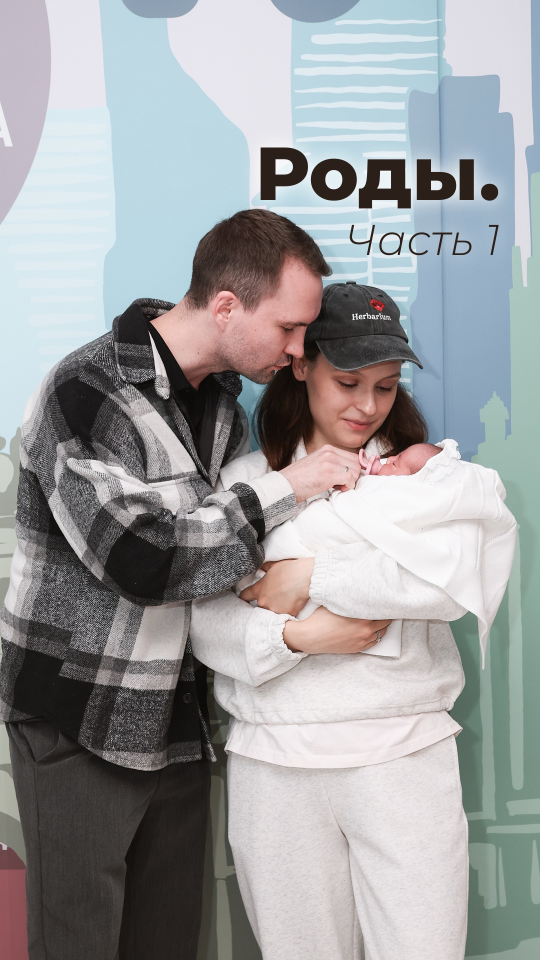
#> input picture reels/rody_part1_cover.jpg, 1080 x 1920 px (shown at 1/2 size)
$ python feed_unified.py ../reels/rody_part1_cover.jpg ../sling_cover.jpg ../reels_cover_mini_vlog.jpg ../reels_cover_mini_vlog.jpg
#> lines starting #> are read from the running program, lines starting #| are printed output that depends on the picture
### tools/feed_recover.py
"""@mcg.va — her real profile grid (two screenshots) re-shown with new unified covers: thin Montserrat caps + thin italic
over a warm photo (like «МАТЕРИНСТВО» / «Спасибо мужу»), or a cream paper card with the photo in a window.
Tiles are 438x584 (3:4) cut from the 1320x2868 screenshots; new text is drawn at 3x and scaled down.
  python3 -I feed_recover.py SHOT1 SHOT2 REPO_DIR OUT_DIR
"""
import os, sys, math
import numpy as np
from PIL import Image, ImageDraw, ImageFilter, ImageFont
HERE = os.path.dirname(os.path.abspath(__file__)); FD = os.path.join(HERE, "..", "fonts", "stories")
TW, TH, K = 438, 584, 3
COLS = [(0, 438), (441, 879), (882, 1320)]; ROW0 = (191, 207); STEP = 587
HAZE, CAPS_W = 0.45, 200
WHITE, INK, MOCHA, MILK = (255, 255, 255), (43, 31, 26), (107, 74, 56), (243, 236, 228)

def mont(size, w=200, it=False):
    f = ImageFont.truetype(os.path.join(FD, "Montserrat-Italic-VariableFont_wght.ttf" if it else "Montserrat-VariableFont_wght.ttf"), size)
    f.set_variation_by_axes([w]); return f

def tiles(shot, s):
#> called with shot = '../reels/rody_part1_cover.jpg', s = 0
    im = Image.open(shot).convert("RGB")
#> im is the input picture: PIL image 1080x1920 RGB; mean R, G, B 156.3, 157.9, 159.6
#> call 2 of tiles, with shot = '../sling_cover.jpg', s = 1
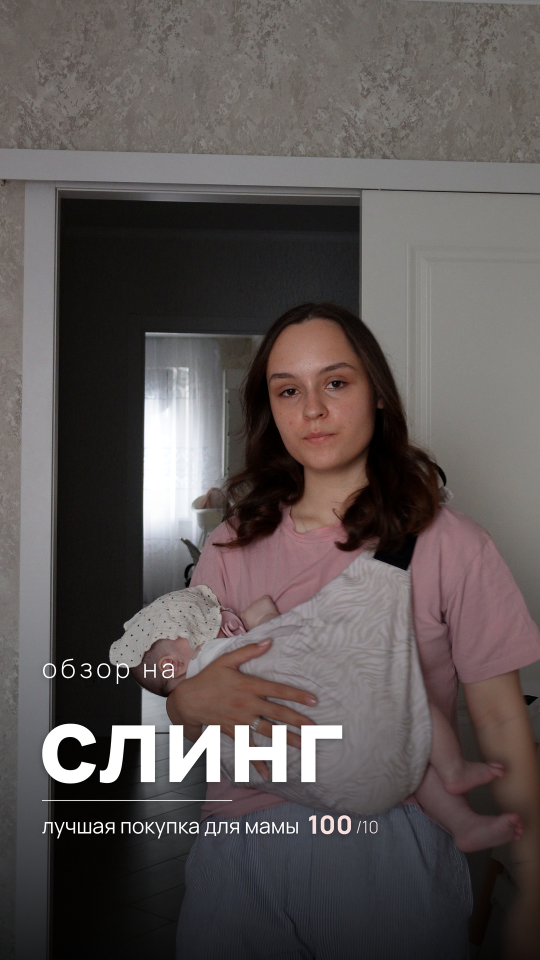
#> input picture sling_cover.jpg, 1080 x 1920 px (shown at 1/2 size)
#> in tiles, im is the input picture: PIL image 1080x1920 RGB; mean R, G, B 92, 85.1, 84.1
    return {(r, c): im.crop((x0, ROW0[s] + r * STEP, x1, ROW0[s] + r * STEP + TH)) for r in range(4) for c, (x0, x1) in enumerate(COLS)}

def cover(im, w, h, fx=0.5, fy=0.5):
    s = max(w / im.width, h / im.height); im = im.resize((math.ceil(im.width * s), math.ceil(im.height * s)), Image.LANCZOS)
    x = int((im.width - w) * fx); y = int((im.height - h) * fy); return im.crop((x, y, x + w, y + h))

def warm(im):
    a = np.asarray(im, np.float32) / 255; a = 0.04 + a * 0.93; a = a * np.array([1.03, 1.0, 0.95])
    return Image.fromarray((np.clip(a, 0, 1) * 255).astype(np.uint8))

def spaced(d, x, y, text, f, fill, track):
    ws = [f.getlength(c) + track for c in text]; x -= (sum(ws) - track) / 2
    for c, w in zip(text, ws): d.text((x, y), c, font=f, fill=fill, anchor="ls"); x += w

# [44 lines left out: functions overlay, paper_card, ui, not called in this run]

def up(tile): return tile.resize((TW * K, TH * K), Image.LANCZOS)
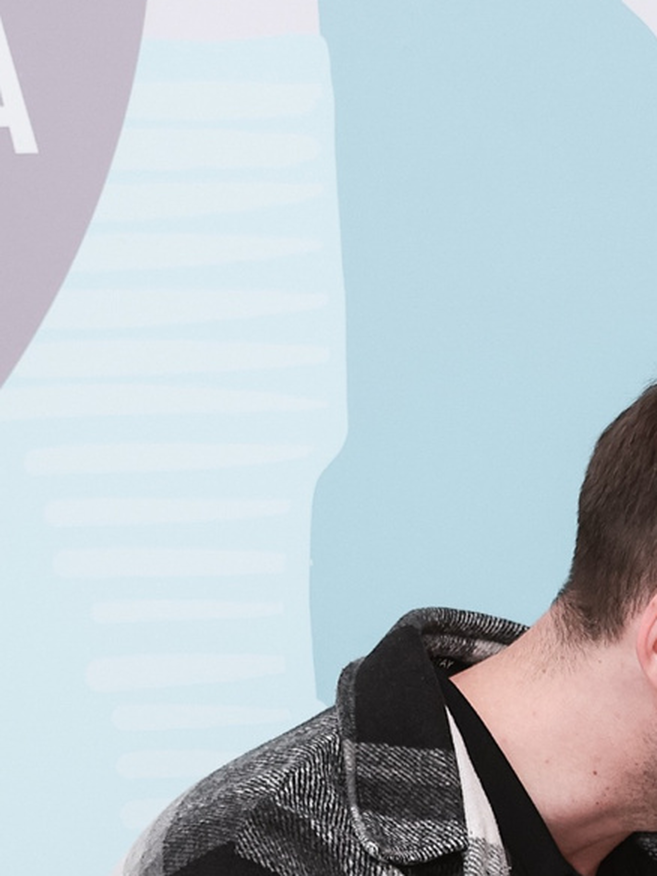
#> returned value: PIL image 1314x1752 RGB (shown at 1/2 size); mean R, G, B 184.9, 196.3, 202.8
def down(im): return im.resize((TW, TH), Image.LANCZOS)

# [21 lines left out: functions build, grid, not called in this run]

# [10 lines that do not run on import are left out]

### tools/feed_unified.py
"""@mcg.va — the whole visible grid (24 posts from two screenshots) redone in ONE cover style: warm photo, thin spaced
Montserrat caps headline + thin italic line at the same height on every tile, soft haze only behind the text.
Clean sources are used where they exist; otherwise the clean part of the screenshot tile. Headlines marked «?» in TOPIC_GUESS
are guesses from the picture.
  python3 -I feed_unified.py SHOT1 SHOT2 SCRATCH OUT_DIR
"""
import os, sys
from PIL import Image, ImageDraw, ImageOps
sys.path.insert(0, os.path.dirname(os.path.abspath(__file__)))
import feed_recover as FR
FR.HAZE, FR.CAPS_W = 0.6, 260
from feed_recover import tiles, cover, warm, overlay, down, up, grid, TW, TH, K, mont
try:
    import pillow_heif; pillow_heif.register_heif_opener()
except ImportError: pass

def ui(tile, views, kind):
    t = tile.convert("RGBA"); s = 4; from PIL import ImageFilter
    L = Image.new("RGBA", (TW * s, TH * s), (0, 0, 0, 0)); d = ImageDraw.Draw(L)
    if kind == "reel":
        d.rounded_rectangle((382 * s, 16 * s, 414 * s, 48 * s), 8 * s, fill=(255, 255, 255, 240))
        d.polygon([(394 * s, 24 * s), (394 * s, 40 * s), (406 * s, 32 * s)], fill=(40, 40, 40, 255))
    else:
        d.rounded_rectangle((388 * s, 16 * s, 414 * s, 42 * s), 5 * s, outline=(255, 255, 255, 240), width=3 * s)
        d.rounded_rectangle((382 * s, 22 * s, 408 * s, 48 * s), 5 * s, fill=(255, 255, 255, 240))
    sh = Image.new("RGBA", L.size, (0, 0, 0, 0)); dsh = ImageDraw.Draw(sh)
    for dd, col in ((dsh, (0, 0, 0, 120)), (d, (255, 255, 255, 255))):
        dd.ellipse((16 * s, 548 * s, 40 * s, 564 * s), outline=col, width=3 * s); dd.ellipse((24 * s, 552 * s, 32 * s, 560 * s), fill=col)
        dd.text((48 * s, 566 * s), views, font=mont(30 * s, 600), fill=col, anchor="ls")
    t.alpha_composite(sh.filter(ImageFilter.GaussianBlur(3 * s)).resize((TW, TH), Image.LANCZOS)); t.alpha_composite(L.resize((TW, TH), Image.LANCZOS))
    return t.convert("RGB")

def clean_tile(t, y0=60, y1=505):            # screenshot tile without its old icon / counter (and old text if any)
    return up(t).crop((0, y0 * K, TW * K, y1 * K))
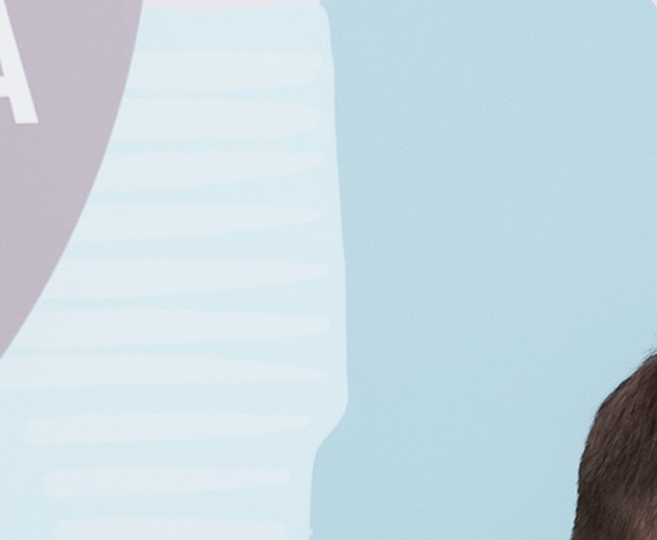
#> returned value: PIL image 1314x1080 RGB (shown at 1/2 size); mean R, G, B 198.9, 216.7, 225.3

def file(p, box=None):
#> (the run stopped early here; a loop or call above may not have finished)
